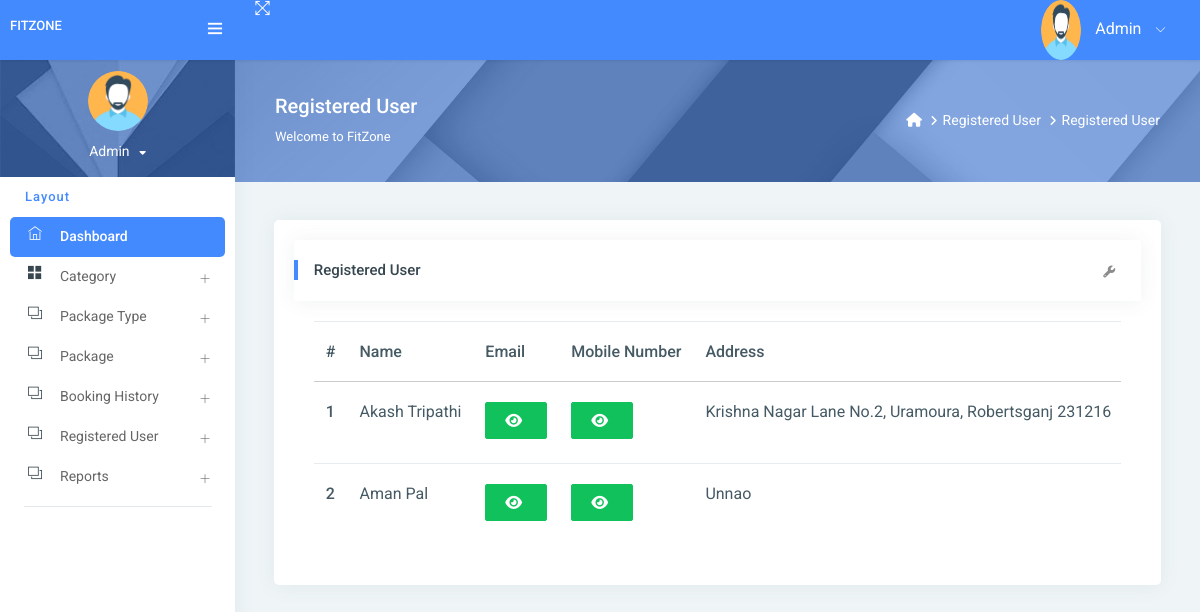
/reg_user/ (signed in), run on the app's committed database.
### gym/models.py (models this page shows, shortened)
class Signup(models.Model):
    user = models.ForeignKey(User, on_delete=models.CASCADE, null=True)
    mobile = models.CharField(max_length=15, null=True)
    state = models.CharField(max_length=150, null=True)
    city = models.CharField(max_length=150, null=True)
    address = models.CharField(max_length=200, null=True)
    creationdate = models.DateTimeField(auto_now_add=True)

### gym/views.py (the view)
# urls.py: path('reg_user/', reg_user, name="reg_user"),
@login_required(login_url='/admin_login/')
def reg_user(request):
    data = Signup.objects.all()
    d = {'data': data}
    return render(request, "admin/reg_user.html", locals())

### gym/templates/admin/reg_user.html (shortened to what this page needs)
{% extends 'admin_base.html' %} {% load static %} {% block main %}
<link
  rel="stylesheet"
  href="https://cdnjs.cloudflare.com/ajax/libs/font-awesome/6.2.0/css/all.min.css"
/>
<div class="page-header">
  <div class="page-block">
    <div class="row align-items-center">
      <div class="col-md-8">
        <div class="page-header-title">
          <h5 class="m-b-10">Registered User</h5>
          <p class="m-b-0">Welcome to FitZone</p>
        </div>
      </div>
      <div class="col-md-4">
        <ul class="breadcrumb-title">
          <li class="breadcrumb-item">
            <a href="{% url 'admin_home' %}"> <i class="fa fa-home"></i> </a>
          </li>
          <li class="breadcrumb-item"><a href="">Registered User</a></li>
          <li class="breadcrumb-item"><a href="">Registered User</a></li>
        </ul>
      </div>
    </div>
  </div>
</div>
<div class="pcoded-inner-content">
  <div class="main-body">
    <div class="page-wrapper">
      <div class="page-body">
        <div class="row">
          <div class="col-md-12">
            <div class="card">
              <div class="card-block">
                <div class="card-header">
                  <h5>Registered User</h5>
                  <div class="card-header-right">
                    <ul class="list-unstyled card-option">
                      <li><i class="fa fa fa-wrench open-card-option"></i></li>
                    </ul>
                  </div>
                </div>
                <div class="card-block table-border-style">
                  <div class="table-responsive">
                    <table class="table">
                      <thead>
                        <tr>
                          <th>#</th>
                          <th>Name</th>
                          <th>Email</th>
                          <th>Mobile Number</th>
                          <th>Address</th>
                        </tr>
                      </thead>
                      <tbody>
                        {% for i in data %}
                        <tr>
                          <th scope="row">{{forloop.counter}}</th>
                          <td>{{i.user.first_name}} {{i.user.last_name}}</td>
                          <td>
                            <button
                              type="button"
                              class="btn btn-success"
                              id="email-btn-{{forloop.counter}}"
                              onclick="togglePassword('email-{{forloop.counter}}', this.id)"
                            >
                              <i class="fa fa-eye"></i>
                            </button>
                          </td>
                          <td>
                            <button
                              type="button"
                              class="btn btn-success"
                              id="mobile-btn-{{forloop.counter}}"
                              onclick="togglePassword('mobile-{{forloop.counter}}', this.id)"
                            >
                              <i class="fa fa-eye"></i>
                            </button>
                          </td>
                          <td>{{i.address}}</td>
                        </tr>
                        {% endfor %}
                      </tbody>
                    </table>
                  </div>
                </div>
              </div>
            </div>
          </div>
        </div>
      </div>
    </div>
  </div>
</div>
{% endblock %}

### gym/templates/admin/reg_user.html (style rules this page uses)
.table-responsive { font-size: 11px; }
td { padding: 0px; }

### data on the page
Signup: user.first_name "Akash", user.last_name "Tripathi", address "Krishna Nagar Lane No.2, Uramoura, Robertsganj 231216"
Signup: user.first_name "Aman", user.last_name "Pal", address "Unnao"
